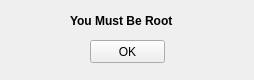
<?xml version="1.0" encoding="UTF-8"?>
<ui version="4.0">
 <class>Root_Check_Form</class>
 <widget class="QWidget" name="Root_Check_Form">
  <property name="geometry">
   <rect>
    <x>0</x>
    <y>0</y>
    <width>254</width>
    <height>80</height>
   </rect>
  </property>
  <property name="sizePolicy">
   <sizepolicy hsizetype="Preferred" vsizetype="Preferred">
    <horstretch>0</horstretch>
    <verstretch>0</verstretch>
   </sizepolicy>
  </property>
  <property name="windowTitle">
   <string>Error</string>
  </property>
  <widget class="QLabel" name="label">
   <property name="geometry">
    <rect>
     <x>70</x>
     <y>10</y>
     <width>121</width>
     <height>21</height>
    </rect>
   </property>
   <property name="font">
    <font>
     <pointsize>9</pointsize>
     <weight>75</weight>
     <italic>false</italic>
     <bold>true</bold>
     <underline>false</underline>
     <strikeout>false</strikeout>
     <kerning>true</kerning>
    </font>
   </property>
   <property name="text">
    <string>You Must Be Root</string>
   </property>
  </widget>
  <widget class="QPushButton" name="pushButton">
   <property name="geometry">
    <rect>
     <x>90</x>
     <y>40</y>
     <width>75</width>
     <height>23</height>
    </rect>
   </property>
   <property name="text">
    <string>OK</string>
   </property>
  </widget>
 </widget>
 <resources/>
 <connections/>
</ui>
